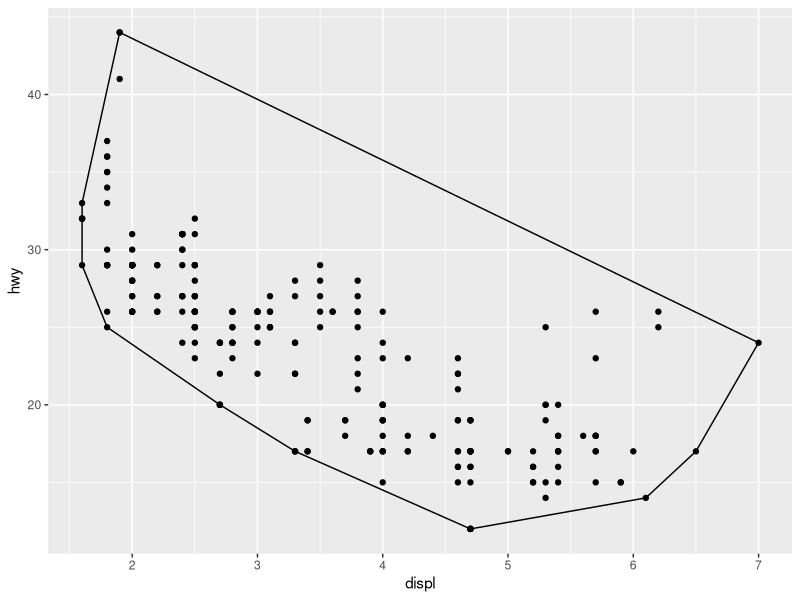
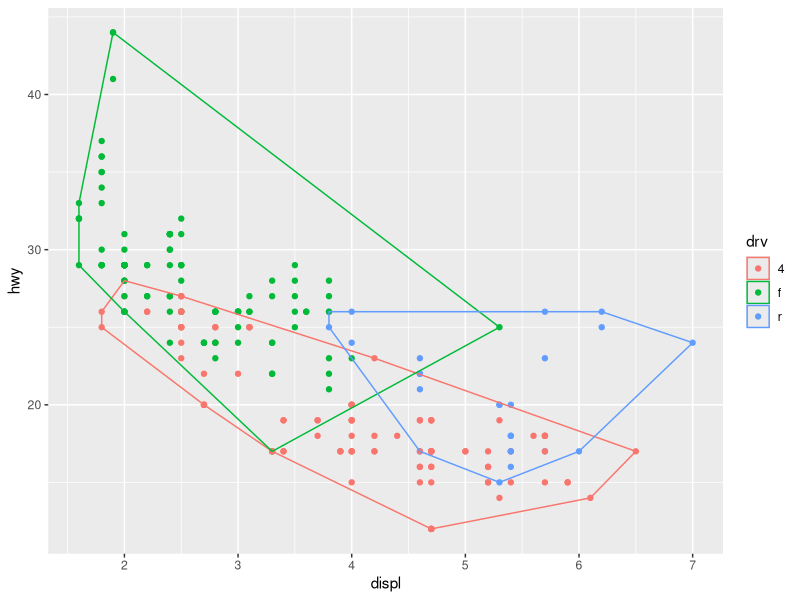
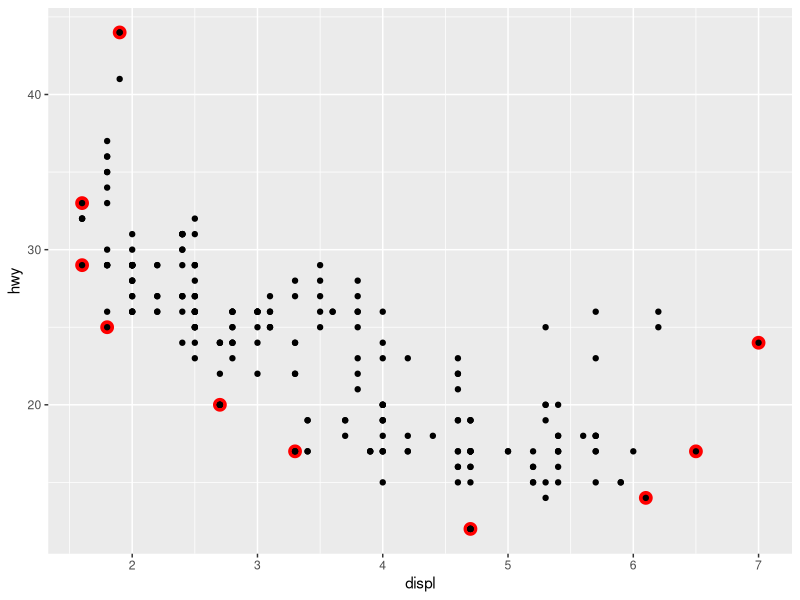
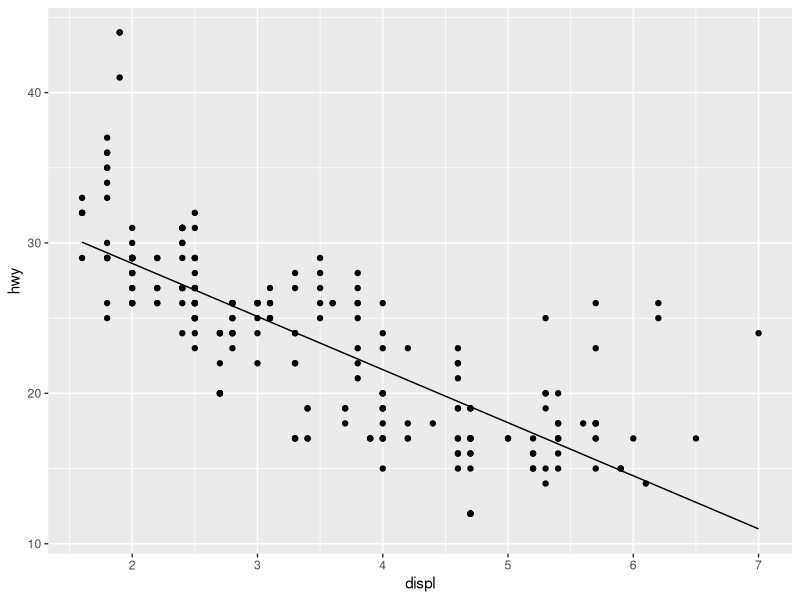
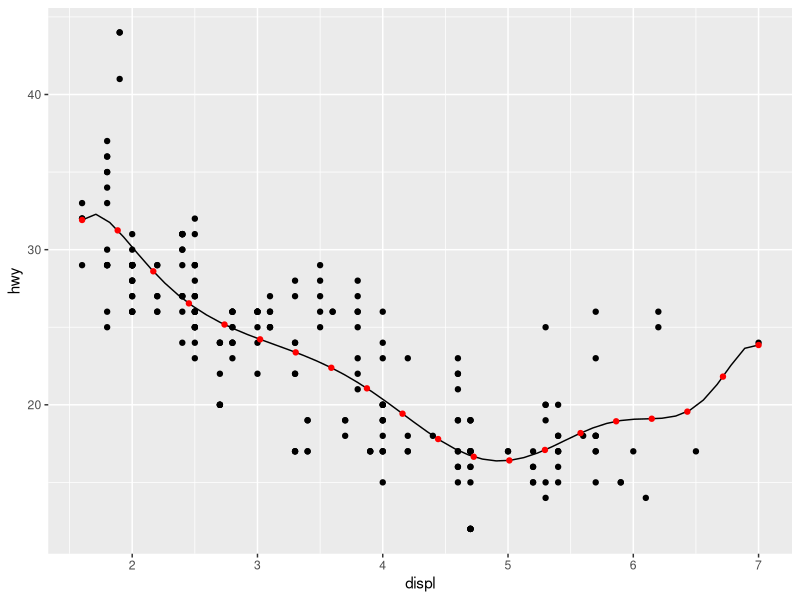
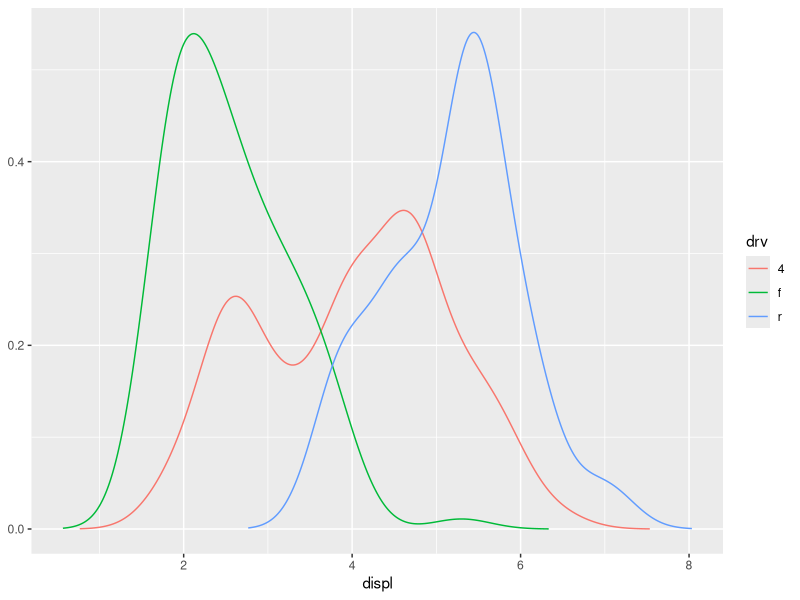
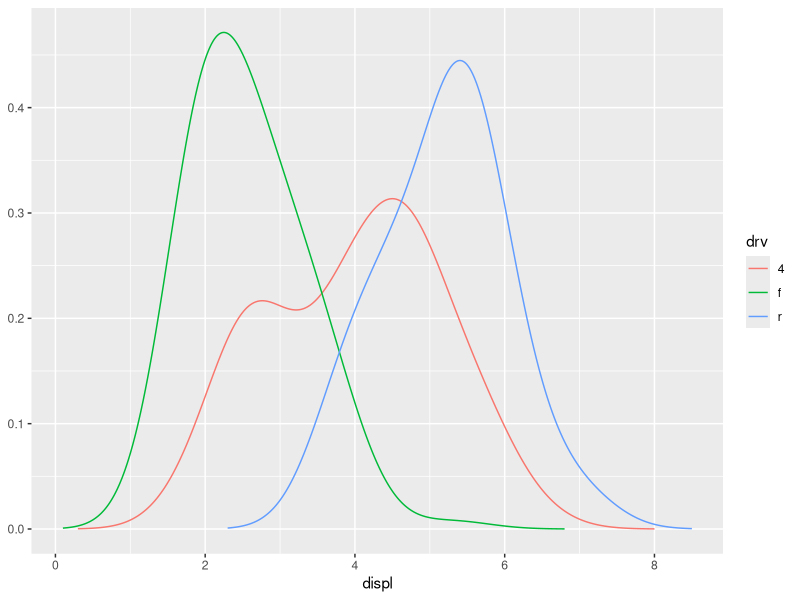
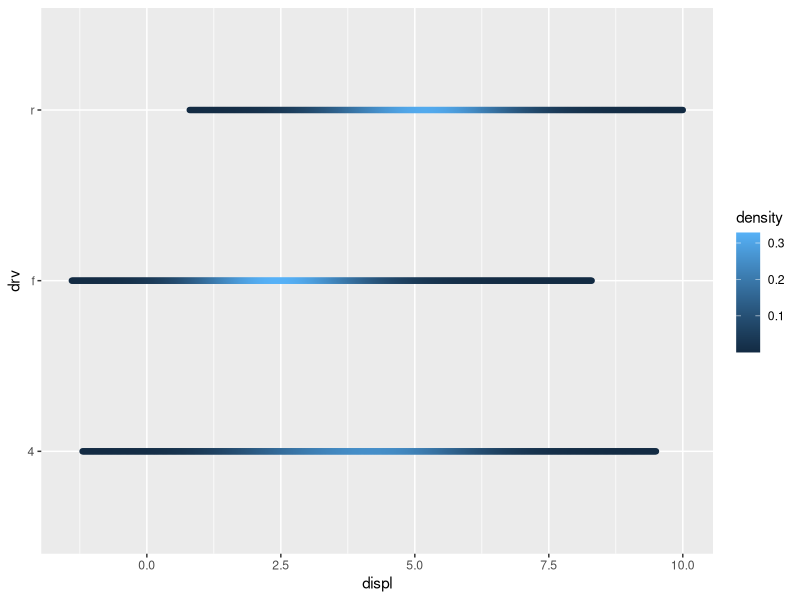

These figures' R source, in order:
## ---- chunk 1
knitr::opts_chunk$set(collapse = TRUE, comment = "#>")
library(ggplot2)
## ---- chunk 2
A <- ggproto("A", NULL,
  x = 1,
  inc = function(self) {
    self$x <- self$x + 1
  }
)
A$x
A$inc()
A$x
A$inc()
A$inc()
A$x
## ---- chunk 3
StatChull <- ggproto("StatChull", Stat,
  compute_group = function(data, scales) {
    data[chull(data$x, data$y), , drop = FALSE]
  },
  
  required_aes = c("x", "y")
)
## ---- chunk 4
stat_chull <- function(mapping = NULL, data = NULL, geom = "polygon",
                       position = "identity", na.rm = FALSE, show.legend = NA, 
                       inherit.aes = TRUE, ...) {
  layer(
    stat = StatChull, data = data, mapping = mapping, geom = geom, 
    position = position, show.legend = show.legend, inherit.aes = inherit.aes,
    params = list(na.rm = na.rm, ...)
  )
}
## ---- chunk 5
ggplot(mpg, aes(displ, hwy)) + 
  geom_point() + 
  stat_chull(fill = NA, colour = "black")
## ---- chunk 6
ggplot(mpg, aes(displ, hwy, colour = drv)) + 
  geom_point() + 
  stat_chull(fill = NA)
## ---- chunk 7
ggplot(mpg, aes(displ, hwy)) + 
  stat_chull(geom = "point", size = 4, colour = "red") +
  geom_point()
## ---- chunk 8
StatLm <- ggproto("StatLm", Stat, 
  required_aes = c("x", "y"),
  
  compute_group = function(data, scales) {
    rng <- range(data$x, na.rm = TRUE)
    grid <- data.frame(x = rng)
    
    mod <- lm(y ~ x, data = data)
    grid$y <- predict(mod, newdata = grid)
    
    grid
  }
)

stat_lm <- function(mapping = NULL, data = NULL, geom = "line",
                    position = "identity", na.rm = FALSE, show.legend = NA, 
                    inherit.aes = TRUE, ...) {
  layer(
    stat = StatLm, data = data, mapping = mapping, geom = geom, 
    position = position, show.legend = show.legend, inherit.aes = inherit.aes,
    params = list(na.rm = na.rm, ...)
  )
}

ggplot(mpg, aes(displ, hwy)) + 
  geom_point() + 
  stat_lm()
## ---- chunk 9
StatLm <- ggproto("StatLm", Stat, 
  required_aes = c("x", "y"),
  
  compute_group = function(data, scales, params, n = 100, formula = y ~ x) {
    rng <- range(data$x, na.rm = TRUE)
    grid <- data.frame(x = seq(rng[1], rng[2], length = n))
    
    mod <- lm(formula, data = data)
    grid$y <- predict(mod, newdata = grid)
    
    grid
  }
)

stat_lm <- function(mapping = NULL, data = NULL, geom = "line",
                    position = "identity", na.rm = FALSE, show.legend = NA, 
                    inherit.aes = TRUE, n = 50, formula = y ~ x, 
                    ...) {
  layer(
    stat = StatLm, data = data, mapping = mapping, geom = geom, 
    position = position, show.legend = show.legend, inherit.aes = inherit.aes,
    params = list(n = n, formula = formula, na.rm = na.rm, ...)
  )
}

ggplot(mpg, aes(displ, hwy)) + 
  geom_point() + 
  stat_lm(formula = y ~ poly(x, 10)) + 
  stat_lm(formula = y ~ poly(x, 10), geom = "point", colour = "red", n = 20)
## ---- chunk 10
#' @inheritParams ggplot2::stat_identity
#' @param formula The modelling formula passed to \code{lm}. Should only 
#'   involve \code{y} and \code{x}
#' @param n Number of points used for interpolation.
stat_lm <- function(mapping = NULL, data = NULL, geom = "line",
                    position = "identity", na.rm = FALSE, show.legend = NA, 
                    inherit.aes = TRUE, n = 50, formula = y ~ x, 
                    ...) {
  layer(
    stat = StatLm, data = data, mapping = mapping, geom = geom, 
    position = position, show.legend = show.legend, inherit.aes = inherit.aes,
    params = list(n = n, formula = formula, na.rm = na.rm, ...)
  )
}

## ---- chunk 11
StatDensityCommon <- ggproto("StatDensityCommon", Stat, 
  required_aes = "x",
  
  setup_params = function(data, params) {
    if (!is.null(params$bandwidth))
      return(params)
    
    xs <- split(data$x, data$group)
    bws <- vapply(xs, bw.nrd0, numeric(1))
    bw <- mean(bws)
    message("Picking bandwidth of ", signif(bw, 3))
    
    params$bandwidth <- bw
    params
  },
  
  compute_group = function(data, scales, bandwidth = 1) {
    d <- density(data$x, bw = bandwidth)
    data.frame(x = d$x, y = d$y)
  }  
)

stat_density_common <- function(mapping = NULL, data = NULL, geom = "line",
                                position = "identity", na.rm = FALSE, show.legend = NA, 
                                inherit.aes = TRUE, bandwidth = NULL,
                                ...) {
  layer(
    stat = StatDensityCommon, data = data, mapping = mapping, geom = geom, 
    position = position, show.legend = show.legend, inherit.aes = inherit.aes,
    params = list(bandwidth = bandwidth, na.rm = na.rm, ...)
  )
}

ggplot(mpg, aes(displ, colour = drv)) + 
  stat_density_common()

ggplot(mpg, aes(displ, colour = drv)) + 
  stat_density_common(bandwidth = 0.5)
## ---- chunk 12
StatDensityCommon <- ggproto("StatDensity2", Stat, 
  required_aes = "x",
  default_aes = aes(y = ..density..),

  compute_group = function(data, scales, bandwidth = 1) {
    d <- density(data$x, bw = bandwidth)
    data.frame(x = d$x, density = d$y)
  }  
)

ggplot(mpg, aes(displ, drv, colour = ..density..)) + 
  stat_density_common(bandwidth = 1, geom = "point")
## ---- chunk 13
ggplot(mpg, aes(displ, fill = drv)) + 
  stat_density_common(bandwidth = 1, geom = "area", position = "stack")
## ---- chunk 14
StatDensityCommon <- ggproto("StatDensityCommon", Stat, 
  required_aes = "x",
  default_aes = aes(y = ..density..),

  setup_params = function(data, params) {
    min <- min(data$x) - 3 * params$bandwidth
    max <- max(data$x) + 3 * params$bandwidth
    
    list(
      bandwidth = params$bandwidth,
      min = min,
      max = max,
      na.rm = params$na.rm
    )
  },
  
  compute_group = function(data, scales, min, max, bandwidth = 1) {
    d <- density(data$x, bw = bandwidth, from = min, to = max)
    data.frame(x = d$x, density = d$y)
  }  
)

ggplot(mpg, aes(displ, fill = drv)) + 
  stat_density_common(bandwidth = 1, geom = "area", position = "stack")
ggplot(mpg, aes(displ, drv, fill = ..density..)) + 
  stat_density_common(bandwidth = 1, geom = "raster")
## ---- chunk 15
GeomSimplePoint <- ggproto("GeomSimplePoint", Geom,
  required_aes = c("x", "y"),
  default_aes = aes(shape = 19, colour = "black"),
  draw_key = draw_key_point,

  draw_panel = function(data, panel_scales, coord) {
    coords <- coord$transform(data, panel_scales)
    grid::pointsGrob(
      coords$x, coords$y,
      pch = coords$shape,
      gp = grid::gpar(col = coords$colour)
    )
  }
)

geom_simple_point <- function(mapping = NULL, data = NULL, stat = "identity",
                              position = "identity", na.rm = FALSE, show.legend = NA, 
                              inherit.aes = TRUE, ...) {
  layer(
    geom = GeomSimplePoint, mapping = mapping,  data = data, stat = stat, 
    position = position, show.legend = show.legend, inherit.aes = inherit.aes,
    params = list(na.rm = na.rm, ...)
  )
}

ggplot(mpg, aes(displ, hwy)) + 
  geom_simple_point()
## ---- chunk 16
GeomSimplePolygon <- ggproto("GeomPolygon", Geom,
  required_aes = c("x", "y"),
  
  default_aes = aes(
    colour = NA, fill = "grey20", size = 0.5,
    linetype = 1, alpha = 1
  ),

  draw_key = draw_key_polygon,

  draw_group = function(data, panel_scales, coord) {
    n <- nrow(data)
    if (n <= 2) return(grid::nullGrob())

    coords <- coord$transform(data, panel_scales)
    # A polygon can only have a single colour, fill, etc, so take from first row
    first_row <- coords[1, , drop = FALSE]

    grid::polygonGrob(
      coords$x, coords$y, 
      default.units = "native",
      gp = grid::gpar(
        col = first_row$colour,
        fill = scales::alpha(first_row$fill, first_row$alpha),
        lwd = first_row$size * .pt,
        lty = first_row$linetype
      )
    )
  }
)
geom_simple_polygon <- function(mapping = NULL, data = NULL, stat = "chull",
                                position = "identity", na.rm = FALSE, show.legend = NA, 
                                inherit.aes = TRUE, ...) {
  layer(
    geom = GeomSimplePolygon, mapping = mapping, data = data, stat = stat, 
    position = position, show.legend = show.legend, inherit.aes = inherit.aes,
    params = list(na.rm = na.rm, ...)
  )
}

ggplot(mpg, aes(displ, hwy)) + 
  geom_point() + 
  geom_simple_polygon(aes(colour = class), fill = NA)
## ---- chunk 17
GeomPolygonHollow <- ggproto("GeomPolygonHollow", GeomPolygon,
  default_aes = aes(colour = "black", fill = NA, size = 0.5, linetype = 1,
    alpha = NA)
  )
geom_chull <- function(mapping = NULL, data = NULL, 
                       position = "identity", na.rm = FALSE, show.legend = NA, 
                       inherit.aes = TRUE, ...) {
  layer(
    stat = StatChull, geom = GeomPolygonHollow, data = data, mapping = mapping,
    position = position, show.legend = show.legend, inherit.aes = inherit.aes,
    params = list(na.rm = na.rm, ...)
  )
}

ggplot(mpg, aes(displ, hwy)) + 
  geom_point() + 
  geom_chull()
## ---- chunk 18
theme_grey()$legend.key

new_theme <- theme_grey() + theme(legend.key = element_rect(colour = "red"))
new_theme$legend.key
## ---- chunk 19
new_theme <- theme_grey() %+replace% theme(legend.key = element_rect(colour = "red"))
new_theme$legend.key
## ---- chunk 20
df <- data.frame(x = 1:3, y = 1:3)
base <- ggplot(df, aes(x, y)) + 
  geom_point() + 
  theme_minimal()

base
base + theme(text = element_text(colour = "red"))
